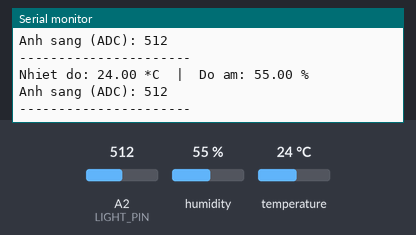
Bench run of a sketch on a simulated Arduino Uno, built with avr-gcc and run on an emulated ATmega328P. Shown: the last lines printed to the serial monitor. The inputs (shaded band) are chosen by the test bench; at power-on: humidity 55 %, A2 (LIGHT_PIN) = 512, temperature 24 °C.

Above: at 4.8 s.
4.9 s: humidity set to 22 %
At 7.5 s:
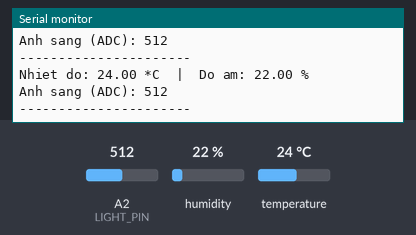
7.9 s: A2 (LIGHT_PIN) set to 716
At 9.6 s:
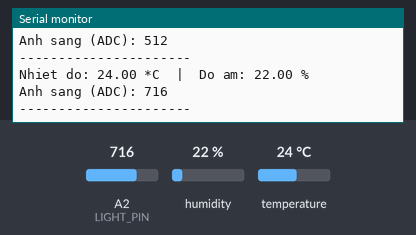
10.9 s: temperature set to 12 °C
At 13.4 s:
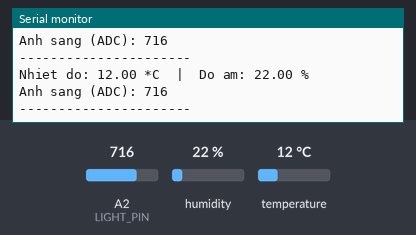
13.9 s: A2 (LIGHT_PIN) set to 900
At 15.3 s:
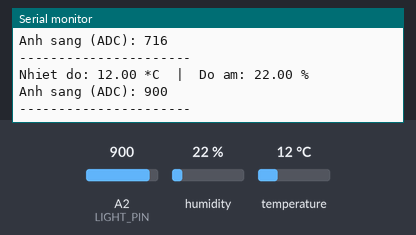
16.9 s: humidity set to 40 %
At 19.2 s:
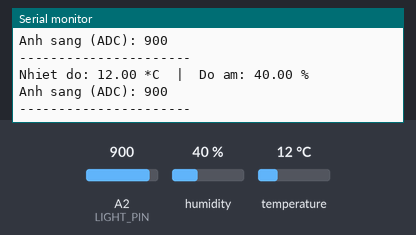
Timing chart, 0 to 20.7 s (numbered marks = the images above; inputs shaded):
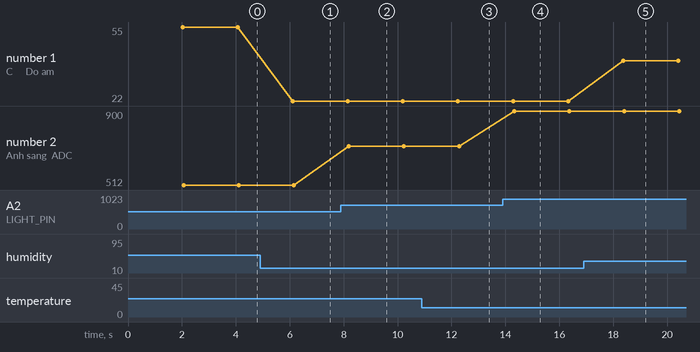

The sketch:

dht11_ldr_test.ino
```cpp
#include <DHT.h>

#define DHTPIN A3
#define DHTTYPE DHT11
#define LIGHT_PIN A2

DHT dht(DHTPIN, DHTTYPE);

void setup() {
  Serial.begin(9600);
  Serial.println("Khoi dong he thong...");
  dht.begin();
}

void loop() {
  delay(2000);  // DHT11 cần delay >= 1-2s

  // Đọc DHT11
  float humidity = dht.readHumidity();
  float temperature = dht.readTemperature();

  // Đọc cảm biến ánh sáng
  int lightValue = analogRead(LIGHT_PIN);

  // Kiểm tra lỗi DHT
  if (isnan(humidity) || isnan(temperature)) {
    Serial.println("Loi doc DHT11!");
  } else {
    Serial.print("Nhiet do: ");
    Serial.print(temperature);
    Serial.print(" *C  |  Do am: ");
    Serial.print(humidity);
    Serial.println(" %");
  }

  Serial.print("Anh sang (ADC): ");
  Serial.println(lightValue);

  Serial.println("----------------------");
}
```

Measured:
- after the input at 4.9 s, the serial monitor: prints a new line after 1.2 s (image 1)
- after the input at 7.9 s, the serial monitor: prints a new line after 0.29 s (image 2)
- after the input at 10.9 s, the serial monitor: prints a new line after 1.3 s (image 3)
- after the input at 13.9 s, the serial monitor: prints a new line after 0.42 s (image 4)
- after the input at 16.9 s, the serial monitor: prints a new line after 1.5 s (image 5)
- plotted number 1: 55 → 22 after the input at 4.9 s, 22 → 40 after the input at 16.9 s
- plotted number 2: 512 → 716 after the input at 7.9 s, 716 → 900 after the input at 13.9 s
